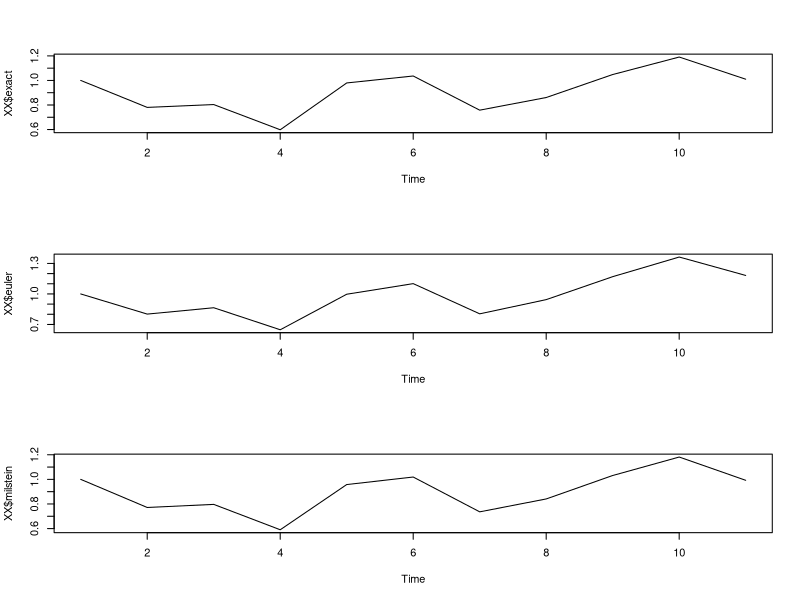
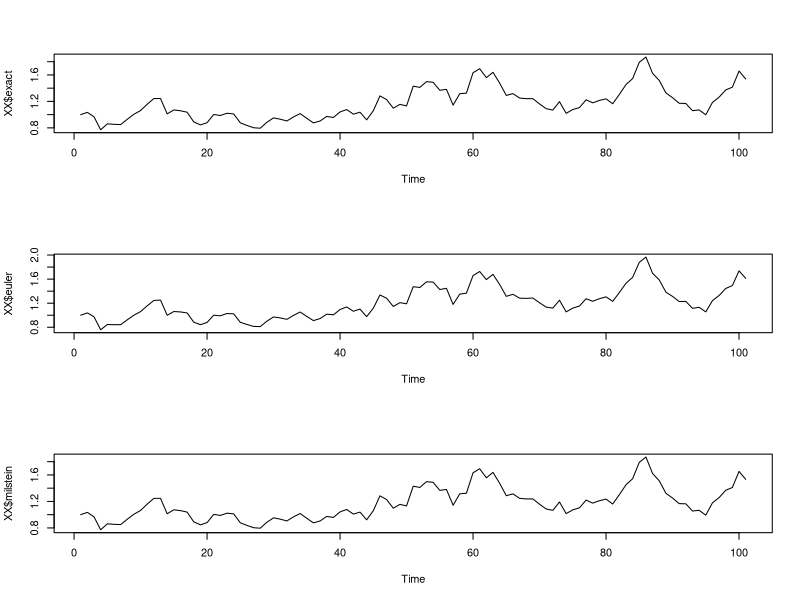
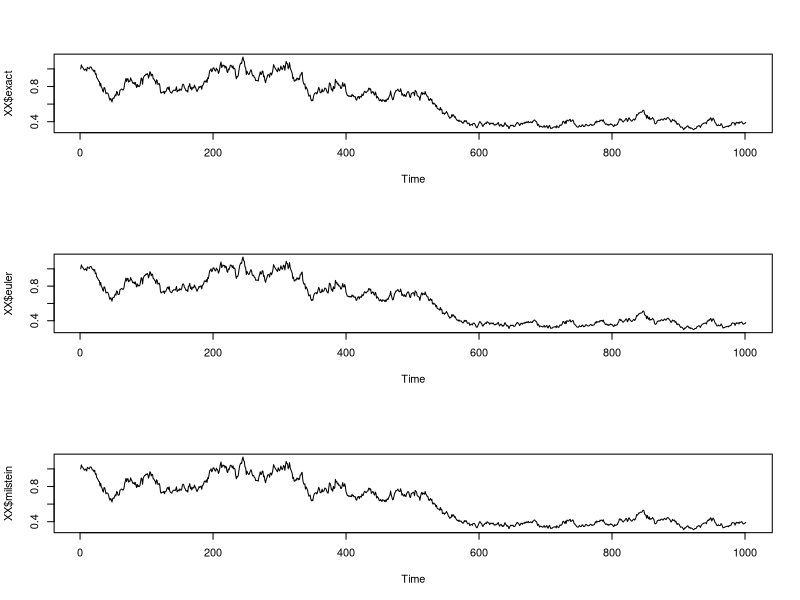
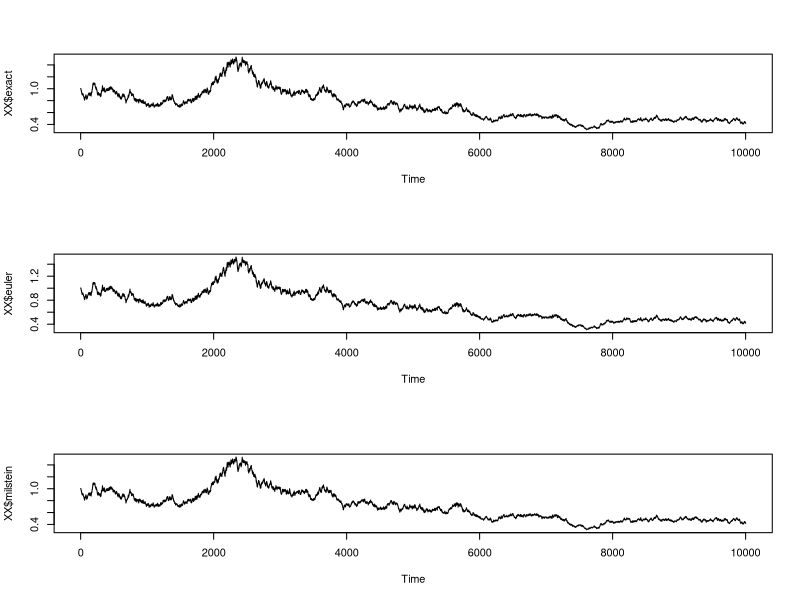
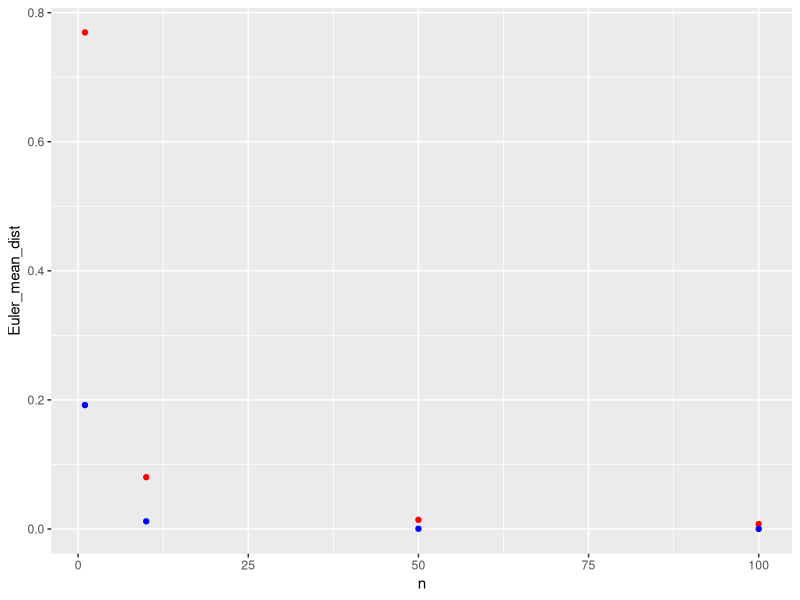

These figures' R source, in order:
## ---- chunk 1
knitr::opts_chunk$set(echo = TRUE)
library(magrittr)
library(tidyverse)
## ---- chunk 2

set.seed(1)


sim_BM <- function(T_, delta) {
  tmesh <- seq(from = 0, to = T_, by = delta)
  N <- length(tmesh)
  step <- delta * T_
  Norm <- rnorm(N)
  B <- c(0, cumsum(sqrt(step) * Norm[-N]))
  output <- data.frame(B = B, Norm = Norm)
  return(output)
}

Z_t <- function(t, B) {
  exp(0.5 * t + B)
}

b <- function(t, X_t) {
  X_t - X_t^2
}

sigma <- function(t, X_t) {
  X_t
}

sigma_dif <- function(t, X_t) {
  1
}

approx_integral_exact_solution_Euler_sol_Milstein_sol <- function(delta, T_ = 1, b, sigma, x_0 = 0, Z_t, sigma_dif) {
  N_n <- ceiling(T_ / delta)
  tmesh <- seq(from = 0, to = T_, by = delta)
  sim_BM_result <- sim_BM(T_, delta)
  B <- sim_BM_result$B
  X <- c(0)
  X_2 <- c(x_0)
  X_3 <- c(x_0)
  step <- delta * T_
  for (k in 2:(N_n + 1)) {
    # Approximate integral
    X[k] <- X[k - 1] + Z_t(tmesh[k], B[k - 1]) * step
    # Euler scheme
    X_2[k] <- X_2[k - 1] + b(tmesh[k], X_2[k - 1]) * step +
      sigma(tmesh[k], X_2[k - 1]) * (B[k] - B[k - 1])
    # Milstein scheme
    X_3[k] <- X_3[k - 1] + b(tmesh[k], X_3[k - 1]) * step + sigma(tmesh[k], X_3[k - 1]) * (B[k] - B[k - 1]) +
      1 / 2 * sigma(tmesh[k - 1], X_3[k - 1]) * sigma_dif(tmesh[k - 1], X_3[k - 1]) * ((B[k] - B[k - 1])^2 - step)
  }

  XX <- Z_t(t = tmesh, B = B) / (1 + X)
  output <- data.frame(
    exact = XX,
    euler = X_2,
    milstein = X_3
  )
  return(output)
}

plot_sde <- function(n) {
  XX <- approx_integral_exact_solution_Euler_sol_Milstein_sol(
    delta = 1 / n,
    T_ = 1,
    b = b,
    sigma = sigma,
    x_0 = 1,
    Z_t = Z_t,
    sigma_dif = sigma_dif
  )
  par(mfrow = c(3, 1))
  plot.ts(XX$exact)
  plot.ts(XX$euler)
  plot.ts(XX$milstein)
  par(mfrow= c(1,1))
}


plot_sde(10)
plot_sde(100)
plot_sde(1000)
plot_sde(10000)


# Exercise 6.
afstand_max <- function(a, b) {
  dist <- abs(a - b)^2
  max(dist)
}


MC_estimate_comparison <- function(n, MC_n) {
  MC <- data.frame()
  
  for (i in 1:MC_n) {
    output <- approx_integral_exact_solution_Euler_sol_Milstein_sol(
      delta = 1 / n,
      T_ = 1,
      b = b,
      sigma = sigma,
      x_0 = 1,
      Z_t = Z_t,
      sigma_dif = sigma_dif
    )
    MC[i, "Euler"] <- afstand_max(output$exact, output$euler)
    MC[i, "Milstein"] <- afstand_max(output$exact, output$milstein)
  }

  output_data <- data.frame(n = n, Euler_mean_dist = mean(MC$Euler), Milstein_mean_dist = mean(MC$Milstein))
  return(output_data)
}

comp_1 <- MC_estimate_comparison(1, 1000);comp_1
comp_10 <- MC_estimate_comparison(10, 1000);comp_10
comp_50 <- MC_estimate_comparison(50, 1000);comp_50
comp_100 <- MC_estimate_comparison(100, 1000);comp_100

plot_data_mc_est_compa <- bind_rows(comp_1,comp_10,comp_50,comp_100)

ggplot(data = plot_data_mc_est_compa, aes(x = n)) +
  geom_point(aes(y = Euler_mean_dist), color = "red") +
  geom_point(aes(y = Milstein_mean_dist), color = "blue")



